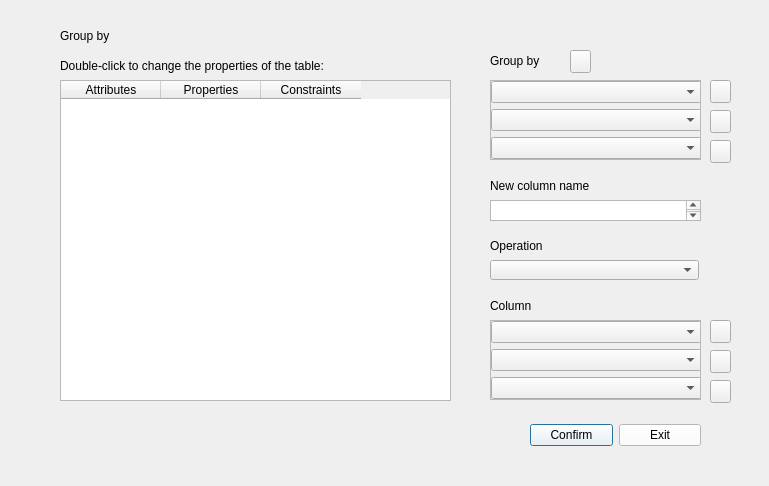
<?xml version="1.0" encoding="UTF-8"?>
<ui version="4.0">
 <class>Dialog</class>
 <widget class="QDialog" name="Dialog">
  <property name="geometry">
   <rect>
    <x>0</x>
    <y>0</y>
    <width>769</width>
    <height>486</height>
   </rect>
  </property>
  <property name="minimumSize">
   <size>
    <width>768</width>
    <height>486</height>
   </size>
  </property>
  <property name="maximumSize">
   <size>
    <width>769</width>
    <height>486</height>
   </size>
  </property>
  <property name="mouseTracking">
   <bool>true</bool>
  </property>
  <property name="windowTitle">
   <string>Group By</string>
  </property>
  <widget class="QLabel" name="label">
   <property name="geometry">
    <rect>
     <x>60</x>
     <y>20</y>
     <width>151</width>
     <height>31</height>
    </rect>
   </property>
   <property name="styleSheet">
    <string notr="true">text-align: center;
font: 75 16pt &quot;MS Shell Dlg 2&quot;;
color: black;
</string>
   </property>
   <property name="text">
    <string>Group by</string>
   </property>
  </widget>
  <widget class="QLabel" name="label_2">
   <property name="geometry">
    <rect>
     <x>60</x>
     <y>50</y>
     <width>361</width>
     <height>31</height>
    </rect>
   </property>
   <property name="styleSheet">
    <string notr="true">text-align: center;
font: 75 12pt &quot;MS Shell Dlg 2&quot;;
color: black;
</string>
   </property>
   <property name="text">
    <string>Double-click to change the properties of the table:</string>
   </property>
  </widget>
  <widget class="QTableWidget" name="tableWidget">
   <property name="geometry">
    <rect>
     <x>60</x>
     <y>80</y>
     <width>391</width>
     <height>321</height>
    </rect>
   </property>
   <property name="styleSheet">
    <string notr="true"/>
   </property>
   <column>
    <property name="text">
     <string>Attributes</string>
    </property>
   </column>
   <column>
    <property name="text">
     <string>Properties</string>
    </property>
   </column>
   <column>
    <property name="text">
     <string>Constraints</string>
    </property>
   </column>
  </widget>
  <widget class="QLabel" name="label_3">
   <property name="geometry">
    <rect>
     <x>490</x>
     <y>40</y>
     <width>361</width>
     <height>41</height>
    </rect>
   </property>
   <property name="styleSheet">
    <string notr="true">text-align: center;
font: 75 12pt &quot;MS Shell Dlg 2&quot;;
color: black;
</string>
   </property>
   <property name="text">
    <string>Group by</string>
   </property>
  </widget>
  <widget class="QScrollArea" name="scrollArea">
   <property name="geometry">
    <rect>
     <x>490</x>
     <y>80</y>
     <width>211</width>
     <height>80</height>
    </rect>
   </property>
   <property name="widgetResizable">
    <bool>true</bool>
   </property>
   <widget class="QWidget" name="scrollAreaWidgetContents">
    <property name="geometry">
     <rect>
      <x>0</x>
      <y>0</y>
      <width>209</width>
      <height>78</height>
     </rect>
    </property>
    <widget class="QWidget" name="verticalLayoutWidget">
     <property name="geometry">
      <rect>
       <x>0</x>
       <y>0</y>
       <width>211</width>
       <height>81</height>
      </rect>
     </property>
     <layout class="QVBoxLayout" name="verticalLayout">
      <item>
       <widget class="QComboBox" name="comboBox"/>
      </item>
      <item>
       <widget class="QComboBox" name="comboBox_3"/>
      </item>
      <item>
       <widget class="QComboBox" name="comboBox_2"/>
      </item>
     </layout>
    </widget>
   </widget>
  </widget>
  <widget class="QLabel" name="label_4">
   <property name="geometry">
    <rect>
     <x>490</x>
     <y>170</y>
     <width>361</width>
     <height>31</height>
    </rect>
   </property>
   <property name="styleSheet">
    <string notr="true">text-align: center;
font: 75 12pt &quot;MS Shell Dlg 2&quot;;
color: black;
</string>
   </property>
   <property name="text">
    <string>New column name</string>
   </property>
  </widget>
  <widget class="QTextEdit" name="textEdit">
   <property name="geometry">
    <rect>
     <x>490</x>
     <y>200</y>
     <width>211</width>
     <height>21</height>
    </rect>
   </property>
  </widget>
  <widget class="QLabel" name="label_5">
   <property name="geometry">
    <rect>
     <x>490</x>
     <y>230</y>
     <width>361</width>
     <height>31</height>
    </rect>
   </property>
   <property name="mouseTracking">
    <bool>true</bool>
   </property>
   <property name="styleSheet">
    <string notr="true">text-align: center;
font: 75 12pt &quot;MS Shell Dlg 2&quot;;
color: black;
</string>
   </property>
   <property name="text">
    <string>Operation</string>
   </property>
  </widget>
  <widget class="QComboBox" name="comboBox_4">
   <property name="geometry">
    <rect>
     <x>490</x>
     <y>260</y>
     <width>209</width>
     <height>20</height>
    </rect>
   </property>
  </widget>
  <widget class="QScrollArea" name="scrollArea_2">
   <property name="geometry">
    <rect>
     <x>490</x>
     <y>320</y>
     <width>211</width>
     <height>80</height>
    </rect>
   </property>
   <property name="widgetResizable">
    <bool>true</bool>
   </property>
   <widget class="QWidget" name="scrollAreaWidgetContents_3">
    <property name="geometry">
     <rect>
      <x>0</x>
      <y>0</y>
      <width>209</width>
      <height>78</height>
     </rect>
    </property>
    <widget class="QWidget" name="verticalLayoutWidget_3">
     <property name="geometry">
      <rect>
       <x>0</x>
       <y>0</y>
       <width>211</width>
       <height>81</height>
      </rect>
     </property>
     <layout class="QVBoxLayout" name="verticalLayout_3">
      <item>
       <widget class="QComboBox" name="comboBox_8"/>
      </item>
      <item>
       <widget class="QComboBox" name="comboBox_9"/>
      </item>
      <item>
       <widget class="QComboBox" name="comboBox_10"/>
      </item>
     </layout>
    </widget>
   </widget>
  </widget>
  <widget class="QLabel" name="label_6">
   <property name="geometry">
    <rect>
     <x>490</x>
     <y>290</y>
     <width>361</width>
     <height>31</height>
    </rect>
   </property>
   <property name="styleSheet">
    <string notr="true">text-align: center;
font: 75 12pt &quot;MS Shell Dlg 2&quot;;
color: black;
</string>
   </property>
   <property name="text">
    <string>Column</string>
   </property>
  </widget>
  <widget class="QWidget" name="horizontalLayoutWidget">
   <property name="geometry">
    <rect>
     <x>530</x>
     <y>420</y>
     <width>171</width>
     <height>31</height>
    </rect>
   </property>
   <layout class="QHBoxLayout" name="horizontalLayout">
    <item>
     <widget class="QPushButton" name="GOKbutton">
      <property name="styleSheet">
       <string notr="true">background-color: rgb(255, 255, 255)</string>
      </property>
      <property name="text">
       <string>Confirm</string>
      </property>
     </widget>
    </item>
    <item>
     <widget class="QPushButton" name="GExitbutton">
      <property name="styleSheet">
       <string notr="true">background-color: rgb(255, 255, 255)</string>
      </property>
      <property name="text">
       <string>Exit</string>
      </property>
     </widget>
    </item>
   </layout>
  </widget>
  <widget class="QPushButton" name="pushButton_2">
   <property name="geometry">
    <rect>
     <x>570</x>
     <y>50</y>
     <width>21</width>
     <height>23</height>
    </rect>
   </property>
   <property name="text">
    <string/>
   </property>
   <property name="icon">
    <iconset>
     <normaloff>../../../../Downloads/plus.png</normaloff>../../../../Downloads/plus.png</iconset>
   </property>
  </widget>
  <widget class="QPushButton" name="pushButton_4">
   <property name="geometry">
    <rect>
     <x>710</x>
     <y>80</y>
     <width>21</width>
     <height>23</height>
    </rect>
   </property>
   <property name="text">
    <string/>
   </property>
   <property name="icon">
    <iconset>
     <normaloff>../../../../Downloads/minus.png</normaloff>../../../../Downloads/minus.png</iconset>
   </property>
  </widget>
  <widget class="QPushButton" name="pushButton_5">
   <property name="geometry">
    <rect>
     <x>710</x>
     <y>110</y>
     <width>21</width>
     <height>23</height>
    </rect>
   </property>
   <property name="text">
    <string/>
   </property>
   <property name="icon">
    <iconset>
     <normaloff>../../../../Downloads/minus.png</normaloff>../../../../Downloads/minus.png</iconset>
   </property>
  </widget>
  <widget class="QPushButton" name="pushButton_6">
   <property name="geometry">
    <rect>
     <x>710</x>
     <y>140</y>
     <width>21</width>
     <height>23</height>
    </rect>
   </property>
   <property name="text">
    <string/>
   </property>
   <property name="icon">
    <iconset>
     <normaloff>../../../../Downloads/minus.png</normaloff>../../../../Downloads/minus.png</iconset>
   </property>
  </widget>
  <widget class="QPushButton" name="pushButton_7">
   <property name="geometry">
    <rect>
     <x>710</x>
     <y>350</y>
     <width>21</width>
     <height>23</height>
    </rect>
   </property>
   <property name="text">
    <string/>
   </property>
   <property name="icon">
    <iconset>
     <normaloff>../../../../Downloads/minus.png</normaloff>../../../../Downloads/minus.png</iconset>
   </property>
  </widget>
  <widget class="QPushButton" name="pushButton_8">
   <property name="geometry">
    <rect>
     <x>710</x>
     <y>380</y>
     <width>21</width>
     <height>23</height>
    </rect>
   </property>
   <property name="text">
    <string/>
   </property>
   <property name="icon">
    <iconset>
     <normaloff>../../../../Downloads/minus.png</normaloff>../../../../Downloads/minus.png</iconset>
   </property>
  </widget>
  <widget class="QPushButton" name="pushButton_9">
   <property name="geometry">
    <rect>
     <x>710</x>
     <y>320</y>
     <width>21</width>
     <height>23</height>
    </rect>
   </property>
   <property name="text">
    <string/>
   </property>
   <property name="icon">
    <iconset>
     <normaloff>../../../../Downloads/minus.png</normaloff>../../../../Downloads/minus.png</iconset>
   </property>
  </widget>
  <action name="actionAdd">
   <property name="icon">
    <iconset>
     <normaloff>../../../../Downloads/plus.png</normaloff>../../../../Downloads/plus.png</iconset>
   </property>
   <property name="text">
    <string>Add</string>
   </property>
  </action>
 </widget>
 <resources/>
 <connections/>
</ui>
